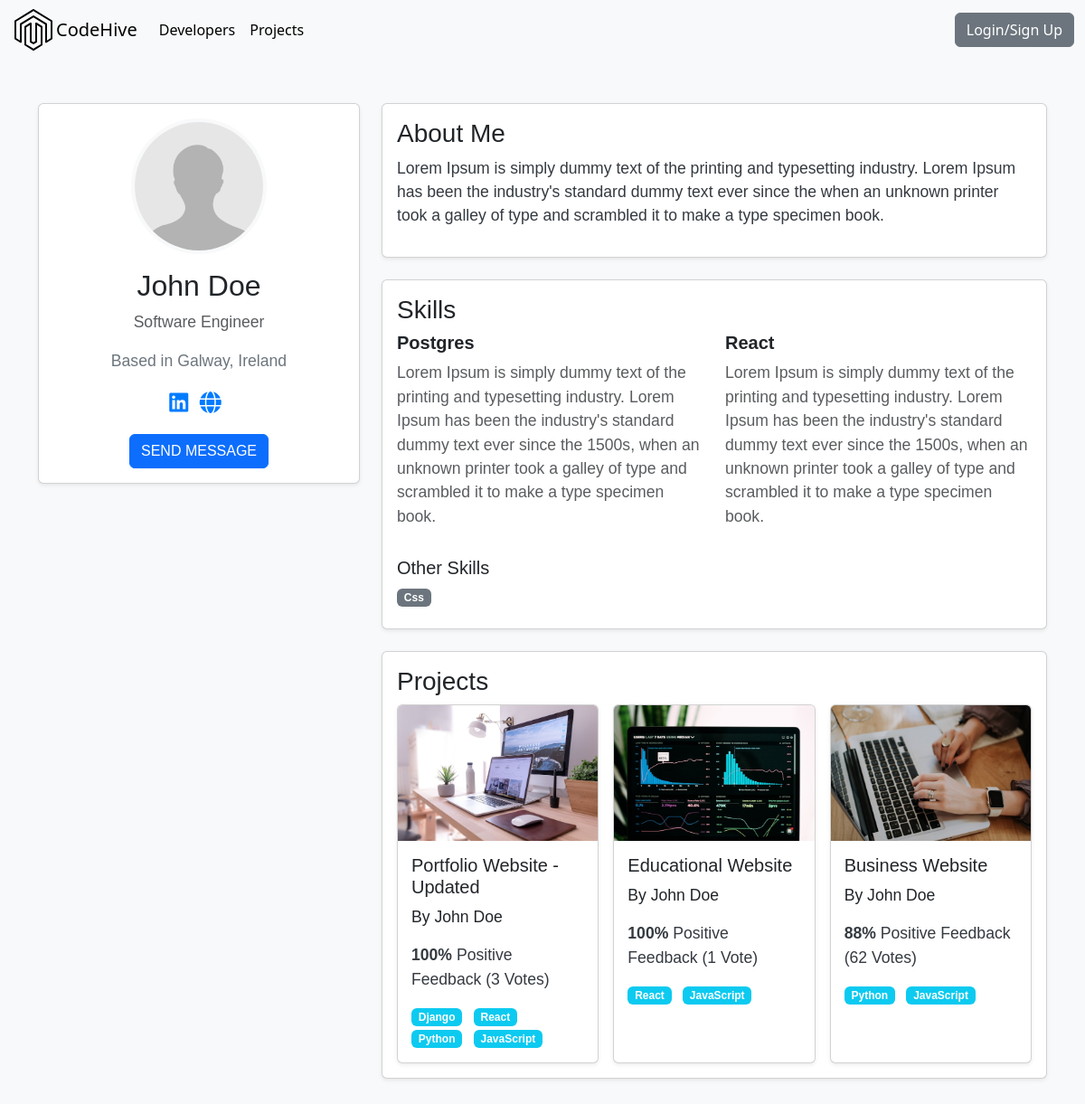
The page /profile/70ee8ea1-516e-46f7-a65b-5d8197676688/ on the database its author committed.
### users/models.py (models this page shows, shortened)
class Profile(models.Model):
    user = models.OneToOneField(User, on_delete=models.CASCADE, null=True, blank=True)
    name = models.CharField(max_length=200, blank=True, null=True)
    email = models.EmailField(max_length=500, blank=True, null=True)
    username = models.CharField(max_length=200, blank=True, null=True)
    location = models.CharField(max_length=200, blank=True, null=True, default="Earth")
    short_intro = models.CharField(max_length=200, blank=True, null=True, default="This is a default bio. User has not added a bio yet.")
    bio = models.TextField(blank=True, null=True)
    profile_image = models.ImageField(null=True, blank=True, upload_to='profiles/', default="profiles/user-default.jpg")
    social_github = models.CharField(max_length=200, blank=True, null=True)
    social_twitter = models.CharField(max_length=200, blank=True, null=True)
    social_linkedin = models.CharField(max_length=200, blank=True, null=True)
    social_youtube = models.CharField(max_length=200, blank=True, null=True)
    social_website = models.CharField(max_length=200, blank=True, null=True)
    created = models.DateTimeField(auto_now_add=True)
    id = models.UUIDField(default=uuid.uuid4, unique=True, primary_key=True, editable=False)

class Skill(models.Model):
    owner = models.ForeignKey(
        Profile, on_delete=models.CASCADE, null=True, blank=True)
    name = models.CharField(max_length=200, blank=True, null=True)
    description = models.TextField(null=True, blank=True)
    created = models.DateTimeField(auto_now_add=True)
    id = models.UUIDField(default=uuid.uuid4, unique=True, primary_key=True, editable=False)
    def __str__(self):
        return str(self.name)

### projects/models.py (models this page shows, shortened)
class Project(models.Model):
    owner = models.ForeignKey(Profile, null=True, blank=True, on_delete=models.CASCADE)
    title = models.CharField(max_length=200)
    description = models.TextField(null=True, blank=True)
    featured_image = models.ImageField(null=True, blank=True, default="default.jpg")
    demo_link = models.CharField(max_length=2000, null=True, blank=True)
    source_link = models.CharField(max_length=2000, null=True, blank=True)
    tags = models.ManyToManyField('Tag', blank=True)
    vote_total = models.IntegerField(default=0, null=True, blank=True)
    vote_ratio = models.IntegerField(default=0, null=True, blank=True)
    created = models.DateTimeField(auto_now_add=True)
    id = models.UUIDField(default=uuid.uuid4, unique=True, primary_key=True, editable=False)
    class Meta:
        ordering = ['-vote_ratio', '-vote_total', 'title']

class Tag(models.Model):
    name = models.CharField(max_length=200)
    created = models.DateTimeField(auto_now_add=True)
    id = models.UUIDField(default=uuid.uuid4, unique=True, primary_key=True, editable=False)
    def __str__(self):
        return self.name

### users/views.py (the view)
# urls.py: path('profile/<str:pk>/', views.userProfile, name="user-profile"),
def userProfile(request, pk):
    profile = Profile.objects.get(id=pk)
    topSkills = profile.skill_set.exclude(description__exact="")
    otherSkills = profile.skill_set.filter(description="")
    context = {'profile': profile,  'topSkills': topSkills,
               "otherSkills": otherSkills}
    return render(request, 'users/user-profile.html', context)

### users/templates/users/user-profile.html (shortened to what this page needs)
{% extends 'main.html' %}
{% block content %}
<main class="profile py-5 bg-light">
    <div class="container">
        <div class="row g-4">
            <div class="col-md-4">
                <div class="card text-center shadow-sm">
                    <div class="card-body">
                        <img class="avatar rounded-circle mb-3" src="{{ profile.profile_image.url }}" alt="Profile Image"
                            style="width: 150px; height: 150px;" />
                        <h2 class="dev-name">{{ profile.name }}</h2>
                        <p class="dev-title text-muted">{{ profile.short_intro }}</p>
                        <p class="dev-location text-secondary">Based in {{ profile.location }}</p>
                        <ul class="list-inline dev-social mb-3">
                            {% if profile.social_linkedin %}
                            <li class="list-inline-item">
                                <a title="LinkedIn" href="{{ profile.social_linkedin }}" target="_blank">
                                    <i class="fa-brands fa-linkedin"></i>
                                </a>
                            </li>
                            {% endif %}
                            {% if profile.social_website %}
                            <li class="list-inline-item">
                                <a title="Website" href="{{ profile.social_website }}" target="_blank">
                                    <i class="fa-solid fa-globe"></i>
                                </a>
                            </li>
                            {% endif %}
                        </ul>
                        {% if request.user.profile.id != profile.id %}
                        <a href="{% url 'create-message' profile.id %}" class="btn btn-primary text-decoration-none text-white ">Send Message</a>
                        {% endif %}
                    </div>
                </div>
            </div>
            <div class="col-md-8">
                <div class="card mb-4 shadow-sm">
                    <div class="card-body">
                        <h3>About Me</h3>
                        <p>{{ profile.bio }}</p>
                    </div>
                </div>
                <div class="card mb-4 shadow-sm">
                    <div class="card-body">
                        <h3>Skills</h3>
                        <div class="row">
                            {% for skill in topSkills %}
                            <div class="col-md-6 mb-3">
                                <h5 class="fw-bold">{{ skill.name }}</h5>
                                <p class="text-muted">{{ skill.description }}</p>
                            </div>
                            {% endfor %}
                        </div>
                        <h5>Other Skills</h5>
                        <div>
                            {% for skill in otherSkills %}
                            <span class="badge bg-secondary me-2 mb-2">{{ skill }}</span>
                            {% endfor %}
                        </div>
                    </div>
                </div>
                <div class="card shadow-sm">
                    <div class="card-body">
                        <h3>Projects</h3>
                        <div class="row g-3">
                            {% for project in profile.project_set.all %}
                            <div class="col-md-6 col-lg-4">
                                <div class="card h-100 project shadow-sm">
                                    <a href="{% url 'project' project.id %}" class="text-decoration-none text-dark">
                                        <img class="card-img-top" src="{{ project.featured_image.url }}"
                                            alt="Project Thumbnail">
                                        <div class="card-body">
                                            <h5 class="project-title">{{ project.title }}</h5>
                                            <p class="project-author">
                                                <a href="{% url 'user-profile' project.owner.id %}" class="text-primary text-decoration-none text-dark">
                                                    By {{ project.owner.name }}
                                                </a>
                                            </p>
                                            <p class="project-rating">
                                                <span class="fw-bold">{{ project.vote_ratio }}%</span> Positive Feedback
                                                ({{ project.vote_total }} Vote{{ project.vote_total|pluralize:"s" }})
                                            </p>
                                            <div class="project-tags">
                                                {% for tag in project.tags.all %}
                                                <span class="badge bg-info me-2">{{ tag }}</span>
                                                {% endfor %}
                                            </div>
                                        </div>
                                    </a>
                                </div>
                            </div>
                            {% endfor %}
                        </div>
                    </div>
                </div>
            </div>
        </div>
    </div>
</main>
{% endblock content %}

### static/styles/main.css (style rules this page uses)
.card { border-radius: 10px; overflow: hidden; transition: transform 0.2s ease, box-shadow 0.2s ease; }
.card-img-top { height: 180px; object-fit: cover; }
.btn { border-radius: 20px; }
.card { border: none; border-radius: 10px; transition: transform 0.3s ease, box-shadow 0.3s ease; }
.card-body { padding: 20px; }
.avatar { width: 60px; height: 60px; object-fit: cover; }
.profile { font-family: Arial, sans-serif; }
.avatar { object-fit: cover; border: 4px solid #f8f9fa; }
.dev-social a { font-size: 1.5rem; color: #6c757d; transition: color 0.3s; }
.project img { height: 150px; object-fit: cover; border-top-left-radius: 0.25rem; border-top-right-radius: 0.25rem; }
.project .card-body { padding: 15px; }
.badge { font-size: 0.85rem; padding: 5px 10px; }
.container { max-width: 600px; }
.card { border: none; border-radius: 10px; background: #f9f9f9; }
.card-body { padding: 2rem; }
.btn-primary { background-color: #007bff; border: none; transition: background-color 0.3s ease; }
.card-body a { color: #007bff; text-decoration: none; transition: color 0.3s ease; }
.card { border-radius: 8px; overflow: hidden; }
.card-body img.avatar { border-radius: 50%; width: 150px; height: 150px; object-fit: cover; margin-bottom: 1rem; }
.btn { border-radius: 4px; }
.dev-social .list-inline-item { margin-right: 0.5rem; }
.btn-primary { font-size: 1.1rem; padding: 0.75rem; }
.btn-primary { padding: 0.75rem; font-size: 1.1rem; font-weight: 500; }
p { font-size: 1.1rem; color: #343a40; }
.btn-primary { padding: 0.5rem 1.25rem; font-weight: 600; }
.btn-primary { background-color: #007bff; border: none; font-size: 1rem; padding: 10px; text-transform: uppercase; transition: background-color 0.3s ease; }

### rows shown on the page
Profile: profile_image (placeholder picture), name "John Doe", short_intro "Software Engineer", location "Galway, Ireland", bio "Lorem Ipsum is simply dummy text of the printing and typesetting industry. Lorem Ipsum has been the industry's standard dummy text ever since the when an unknown printer took a galley of type and scrambled it to make a type specimen book."
Skill: name "Postgres", description "Lorem Ipsum is simply dummy text of the printing and typesetting industry. Lorem Ipsum has been the industry's standard dummy text ever since the 1500s, when an unknown printer took a galley of type and scrambled it to make a type specimen book."
Skill: name "React", description "Lorem Ipsum is simply dummy text of the printing and typesetting industry. Lorem Ipsum has been the industry's standard dummy text ever since the 1500s, when an unknown printer took a galley of type and scrambled it to make a type specimen book."
Skill: name "Css"
Project: featured_image (picture), title "Portfolio Website - Updated", owner.name "John Doe", vote_ratio "100", vote_total "3"
Tag: name "Django"
Tag: name "React"
Tag: name "Python"
Tag: name "JavaScript"
Project: featured_image (picture), title "Educational Website", owner.name "John Doe", vote_ratio "100", vote_total "1"
Project: featured_image (picture), title "Business Website", owner.name "John Doe", vote_ratio "88", vote_total "62"
